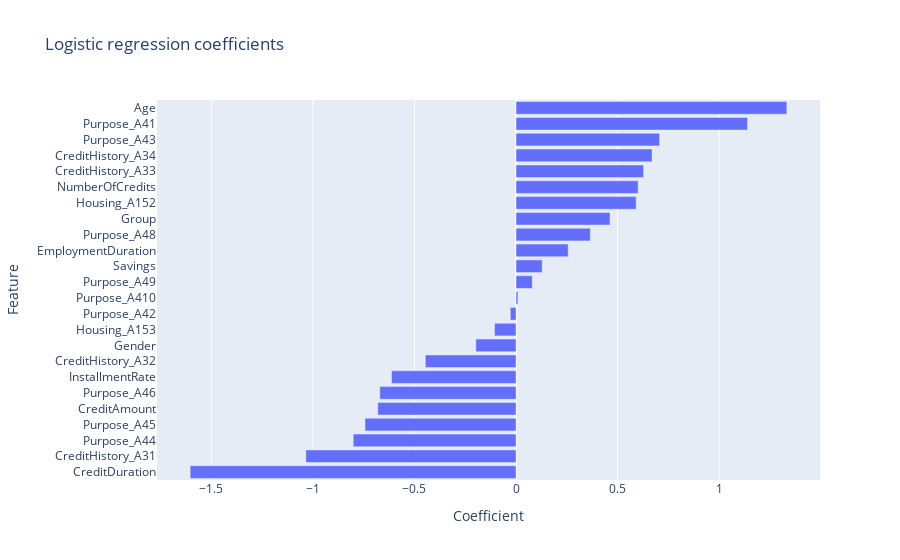

Source (notebook cell):
### Code cell
log_bbox_coefs = pd.DataFrame(
    log_bbox.coef_.T,
    columns=["Coefficients"],
    index=X_train_bbox.columns,
)

fig = px.bar(log_bbox_coefs.sort_values("Coefficients"), orientation="h", title="Logistic regression coefficients")
fig.update_layout(xaxis_title="Coefficient", yaxis_title="Feature", showlegend=False)
fig.show()

### Figure 1 — Plotly figure (JSON) as saved in the notebook; plotly's stock layout.template omitted (floating-point values rounded to 4 significant figures)
{"data": [{"alignmentgroup": "True", "hovertemplate": "variable=Coefficients<br>value=%{x}<br>index=%{y}<extra></extra>", "legendgroup": "Coefficients", "marker": {"color": "#636efa", "pattern": {"shape": ""}}, "name": "Coefficients", "offsetgroup": "Coefficients", "orientation": "h", "showlegend": true, "textposition": "auto", "type": "bar", "x": [-1.604, -1.035, -0.8017, -0.7437, -0.6805, -0.6707, -0.6128, -0.4464, -0.1979, -0.1058, -0.0283, 0.009059, 0.0801, 0.1288, 0.2569, 0.3657, 0.4628, 0.5914, 0.601, 0.6281, 0.6697, 0.707, 1.14, 1.333], "xaxis": "x", "y": ["CreditDuration", "CreditHistory_A31", "Purpose_A44", "Purpose_A45", "CreditAmount", "Purpose_A46", "InstallmentRate", "CreditHistory_A32", "Gender", "Housing_A153", "Purpose_A42", "Purpose_A410", "Purpose_A49", "Savings", "EmploymentDuration", "Purpose_A48", "Group", "Housing_A152", "NumberOfCredits", "CreditHistory_A33", "CreditHistory_A34", "Purpose_A43", "Purpose_A41", "Age"], "yaxis": "y"}], "layout": {"barmode": "relative", "legend": {"title": {"text": "variable"}, "tracegroupgap": 0}, "showlegend": false, "title": {"text": "Logistic regression coefficients"}, "xaxis": {"anchor": "y", "domain": [0, 1], "title": {"text": "Coefficient"}}, "yaxis": {"anchor": "x", "domain": [0, 1], "title": {"text": "Feature"}}}}
